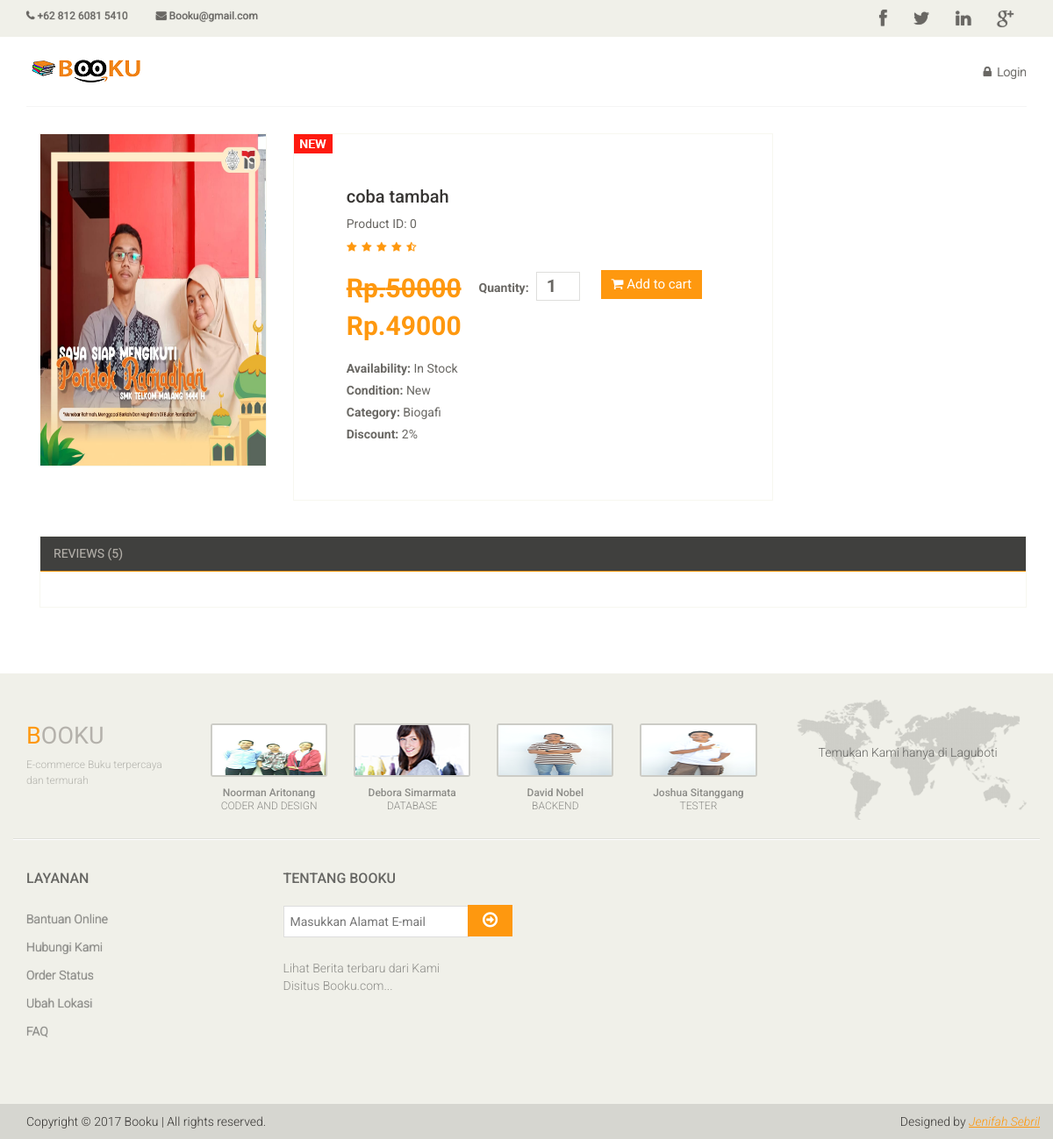
Page /product-details.php on the committed database.
### tables this page shows
CREATE TABLE `products` (
  `P_Id` int(10) NOT NULL,
  `Model` varchar(50) NOT NULL,
  `P_Name` varchar(50) NOT NULL,
  `Category` varchar(50) NOT NULL,
  `Stock` int(10) NOT NULL,
  `Price` int(10) NOT NULL,
  `Image` varchar(100) NOT NULL,
  `Width` int(10) NOT NULL,
  `Weight` int(10) NOT NULL,
  `Height` int(10) NOT NULL,
  `Deskripsi` varchar(500) NOT NULL,
  `Pengarang` varchar(100) NOT NULL,
  `BestSeller` varchar(100) NOT NULL,
  `discount` double DEFAULT 0,
  `hargapesan` int(200) NOT NULL,
  `promodiskon` varchar(100) NOT NULL
);

### product-details.php (the view, shortened to what this page needs)
<?php
require_once "config.php";
$id = $_GET["id"];
$sql = "SELECT * FROM products WHERE P_Id='$id'";
$result = mysqli_query($dbhandle, $sql);
$row = mysqli_fetch_array($result);
?>
<!DOCTYPE html>
<html lang="en">
<head>
	<link href="css/bootstrap.min.css" rel="stylesheet">
	<link href="css/font-awesome.min.css" rel="stylesheet">
	<link href="css/prettyPhoto.css" rel="stylesheet">
	<link href="css/price-range.css" rel="stylesheet">
	<link href="css/animate.css" rel="stylesheet">
	<link href="css/main.css" rel="stylesheet">
	<link href="css/responsive.css" rel="stylesheet">
</head>
<body>
	<?php include('header.php'); ?>
	<section>
		<div class="container">
			<div class="row">
				<div class="col-sm-12 padding-right">
					<div class="product-details">
						<div class="col-sm-3">
							<div class="view-product">
								<img src="<?php echo $row["Image"]; ?>" alt="" />
							</div>
						</div>
						<form action="#" method="POST">
							<div class="col-sm-6">
								<div class="product-information">
									<img src="images/product-details/new.jpg" class="newarrival" alt="" />
									<h2>
										<?php echo $row["P_Name"]; ?>
									</h2>
									<p>Product ID:
										<?php echo $row["P_Id"]; ?>
									</p>
									<img src="images/product-details/rating.png" alt="" />
									<span>
										<span>
										<del>Rp.<?php echo $row["Price"];?> </del>  </br> Rp.<?php echo $hargaAkhir = $row["Price"] - ($potongan = ($row["Price"]*$row["discount"])/100);?>
										</span>
										<label>Quantity:</label>
										<input type="number" name="quantity" value="1" min="1" />
										<button type="submit" name="addCart" class="btn btn-fefault cart">
											<i class="fa fa-shopping-cart"></i>
											Add to cart
										</button>
									</span>
									<p><b>Availability:</b> In Stock</p>
									<p><b>Condition:</b> New</p>
									<p><b>Category:</b>
										<?php echo $row["Category"]; ?>
									</p>
									<p><b>Discount:</b>
										<?php echo $row["discount"] . "%"; ?>
									</p>
								</div>
							</div>
						</form>
					</div>
					<div class="category-tab shop-details-tab">
						<div class="col-sm-12">
							<ul class="nav nav-tabs">
								<li><a href="#reviews" data-toggle="tab">Reviews (5)</a></li>
							</ul>
						</div>
					</div>
				</div>
			</div>
		</div>
	</section>
	<?php include('footer.php'); ?>
</body>
</html>

### css/main.css (style rules this page uses)
body { font-family: 'Roboto', sans-serif; background:; position: relative; font-weight:400px; }
ul li { list-style: none; }
a { -webkit-transition: 300ms; -moz-transition: 300ms; -o-transition: 300ms; transition: 300ms; }
h1, h2, h3, h4, h5, h6 { font-family: 'Roboto', sans-serif; }
.padding-right { padding-right: 0; }
.category-tab { overflow: hidden; }
.category-tab ul { background: #40403E; border-bottom: 1px solid #FE980F; list-style: none outside none; margin: 0 0 30px; padding: 0; width: 100%; }
.category-tab ul li a { border: 0 none; border-radius: 0; color: #B3AFA8; display: block; font-family: 'Roboto', sans-serif; font-size: 14px; text-transform: uppercase; }
.nav-tabs li a { border: 1px solid rgba(0, 0, 0, 0); border-radius: 4px 4px 0 0; line-height: 1.42857; margin-right:0; }
.product-details { overflow:hidden; }
.product-details { margin-bottom: 40px; overflow: hidden; margin-top: 10px; }
.view-product { position: relative; }
.view-product img { border: 1px solid #F7F7F0; height: 380px; width: 100%; }
.product-information { border: 1px solid #F7F7F0; overflow: hidden; padding-bottom: 60px; padding-left: 60px; padding-top: 60px; position: relative; }
.newarrival { position:absolute; top:0; left:0 }
.product-information h2 { color: #363432; font-family: 'Roboto', sans-serif; font-size: 20px; margin-top: 0; }
.product-information p { color: #696763; font-family: 'Roboto', sans-serif; margin-bottom: 5px; }
.product-information span { display: inline-block; margin-bottom: 8px; margin-top: 18px; }
.product-information span span { color: #FE980F; float: left; font-family: 'Roboto', sans-serif; font-size: 30px; font-weight: 700; margin-right: 20px; margin-top: 0px; }
.product-information span input { border: 1px solid #DEDEDC; color: #696763; font-family: 'Roboto', sans-serif; font-size: 20px; font-weight: 700; height: 33px; outline: medium none; text-align: center; width: 50px; }
.product-information span label { color: #696763; font-family: 'Roboto', sans-serif; font-weight: 700; margin-right: 5px; }
.cart { background: #FE980F; border: 0 none; border-radius: 0; color: #FFFFFF; font-family: 'Roboto', sans-serif; font-size: 15px; margin-bottom: 10px; margin-left: 20px; }
.shop-details-tab { border: 1px solid #F7F7F0; margin-bottom: 75px; margin-left: 15px; margin-right: 15px; padding-bottom: 10px; }
.shop-details-tab .col-sm-12 { padding-left: 0; padding-right: 0; }

### product-details.php (style rules this page uses)
li { display: inline-block; color: #F0F0F0; text-shadow: 0 0 1px #666666; font-size: 20px; }

### rows in the picture
products: Image (picture), P_Name "coba tambah", P_Id "0", Price "50000", Price+discount "49000", Category "Biogafi", discount "2"
